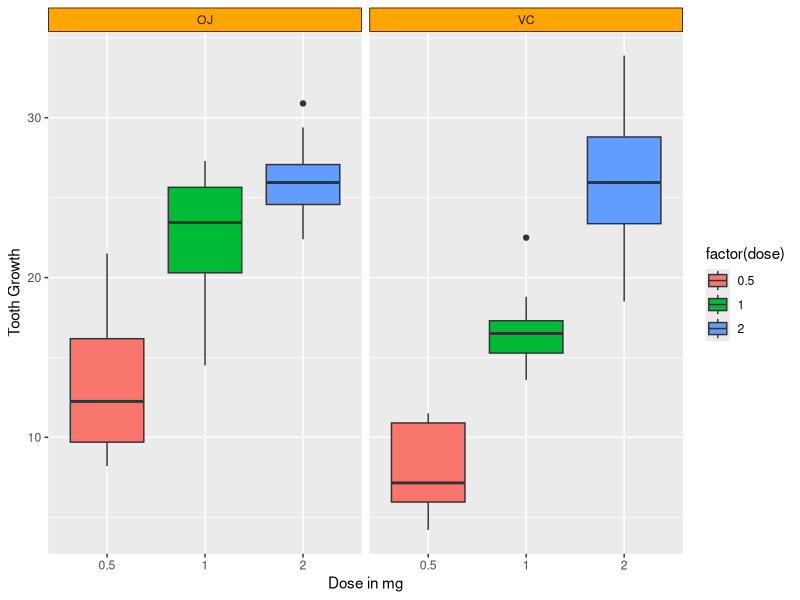

The R script that drew this image:
## ---- chunk 1
library(ggplot2)
library(knitr)
data("ToothGrowth")

str(ToothGrowth)
kable(summary(ToothGrowth))

kable(head(ToothGrowth,3))
kable(tail(ToothGrowth,3))

gm=round(mean(ToothGrowth$len),2)
tmp=NULL
tmp=subset(ToothGrowth,ToothGrowth$sup=="VC")
vcm=round(mean(tmp$len),2)
tmp=subset(ToothGrowth,ToothGrowth$sup=="OJ")
ojm=round(mean(tmp$len),2)

print (c("General mean: ",gm))
print (c("VC mean: ", vcm))
print (c("OJ mean: ",ojm))

## ---- chunk 2

p<-ggplot(ToothGrowth,aes(x=factor(dose),y=len,fill=factor(dose))) +
            geom_boxplot() +
            facet_grid(. ~ supp )+        
            scale_x_discrete("Dose in mg") +
            labs(y="Tooth Growth")+          
          theme( strip.background = element_rect(colour = "black", fill = "orange")                               )

print(p)


## ---- chunk 3

vc=subset(ToothGrowth,ToothGrowth$sup=="VC")
oj=subset(ToothGrowth,ToothGrowth$sup=="OJ")
t.test(vc$len,oj$len,mpaired = FALSE, var.equal = FALSE)
## ---- chunk 4

vc=subset(ToothGrowth,ToothGrowth$sup=="VC")
oj=subset(ToothGrowth,ToothGrowth$sup=="OJ")
## .5 mg doses
vc05=subset(vc,vc$dose==.5)
oj05=subset(oj,oj$dose==.5)
## 1 mg doses
vc10=subset(vc,vc$dose==1.0)
oj10=subset(oj,oj$dose==1.0)
## 2 mg doses
vc20=subset(vc,vc$dose==2.0)
oj20=subset(oj,oj$dose==2.0)

#Now lets run the tests
#.5 mg dose test
t.test(vc05$len,oj05$len,mpaired = FALSE, var.equal = FALSE)

#1.0 mg dose test
t.test(vc10$len,oj10$len,mpaired = FALSE, var.equal = FALSE)

#2.0 mg dose test
t.test(vc20$len,oj20$len,mpaired = FALSE, var.equal = FALSE)

## ---- chunk 5

vc=subset(ToothGrowth,ToothGrowth$sup=="VC")
oj=subset(ToothGrowth,ToothGrowth$sup=="OJ")
## OJ 1 mg doses

oj10=subset(oj,oj$dose==1.0)
## VC 2 mg doses
vc20=subset(vc,vc$dose==2.0)

#Now lets run the tests

#1.0 mg dose test
t.test(vc20$len,oj10$len,mpaired = FALSE, var.equal = FALSE)

